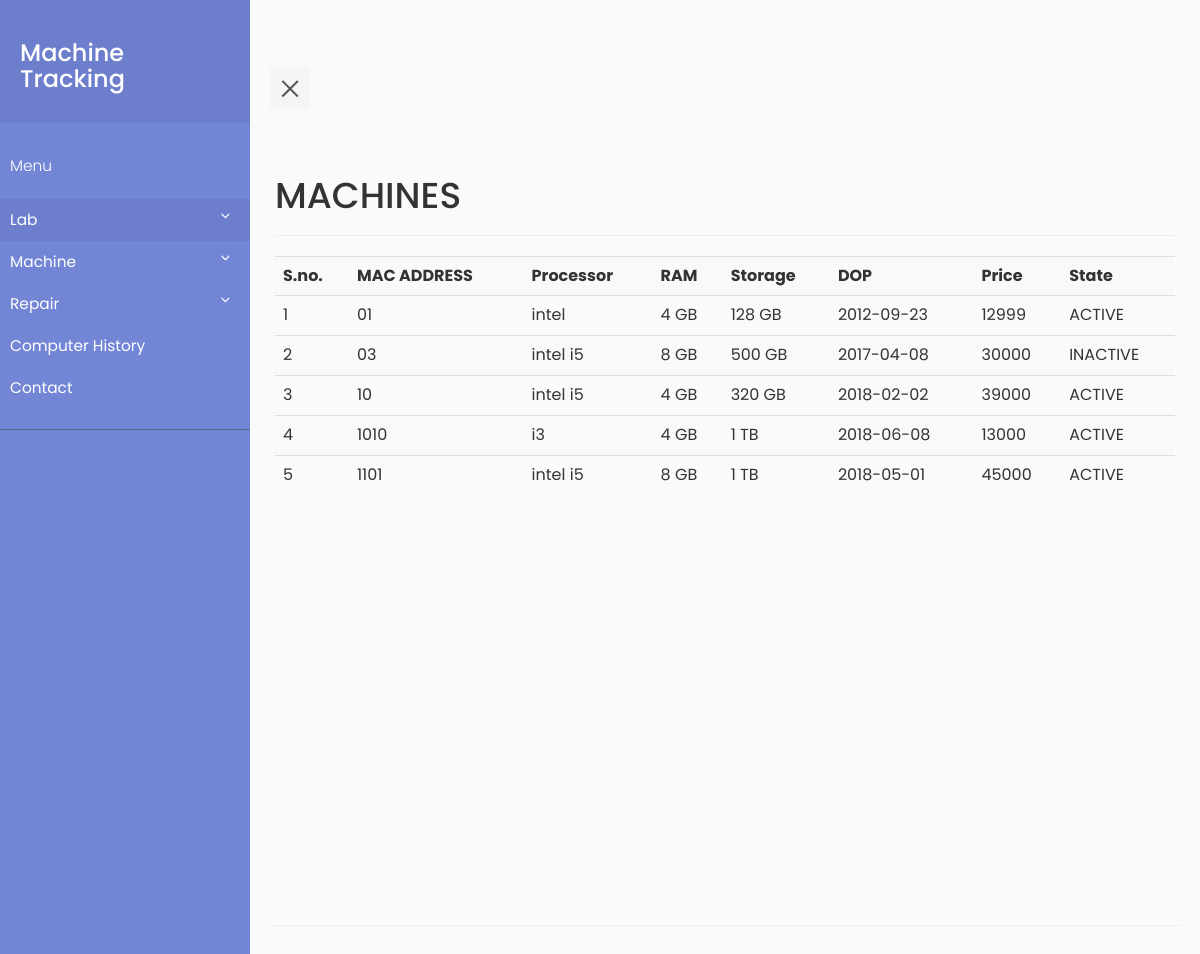
Page /viewmc.php (signed in) on the earlier database version.
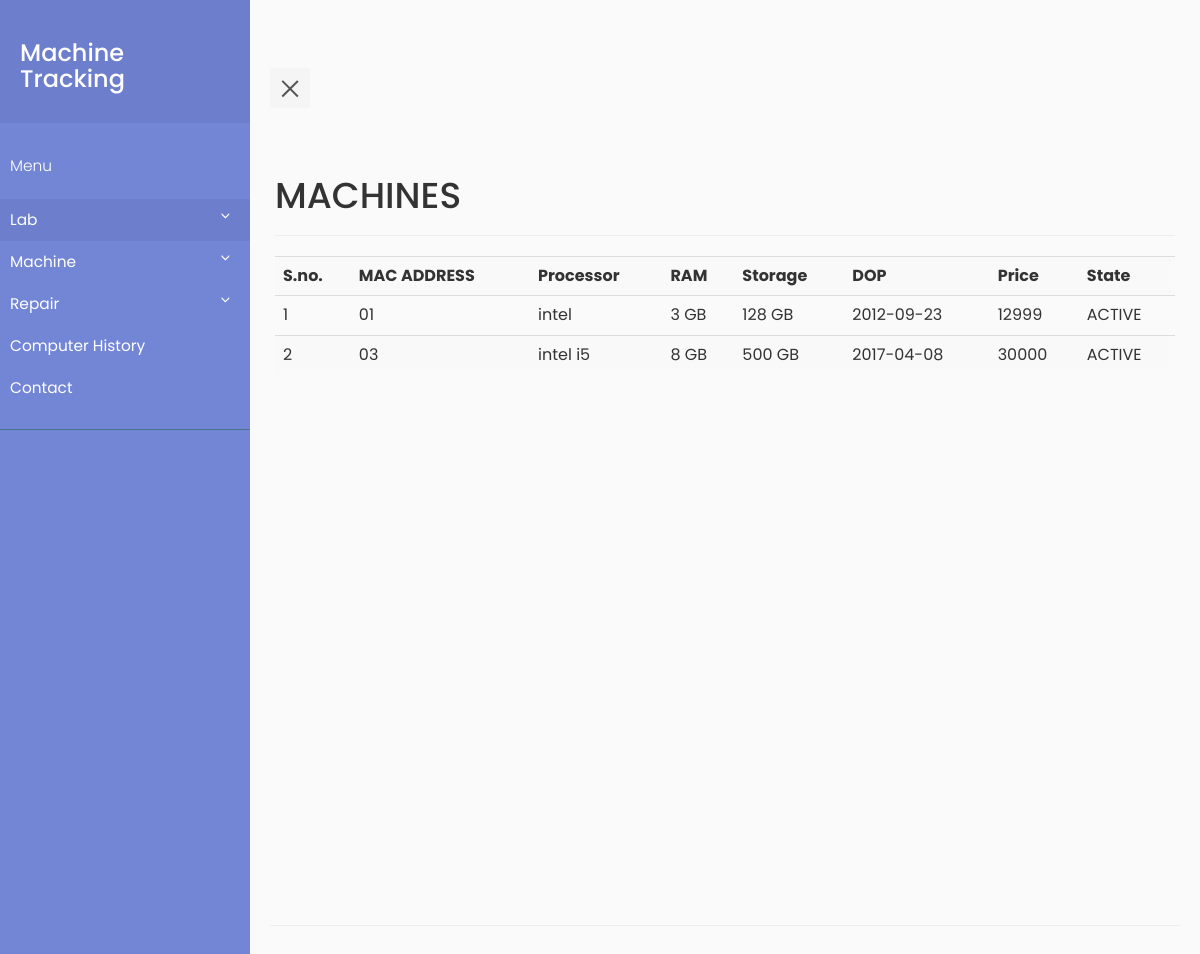
Same page on the later database version.
### tables this page shows
CREATE TABLE `machine` (
  `machine_id` int(11) NOT NULL,
  `MAC_ADDR` varchar(30) DEFAULT NULL,
  `processor` varchar(30) DEFAULT NULL,
  `ram` varchar(20) DEFAULT NULL,
  `memory` varchar(20) DEFAULT NULL,
  `DOP` date DEFAULT NULL,
  `price` int(11) DEFAULT NULL,
  `state` varchar(10) DEFAULT NULL
);

### viewmc.php (the view, shortened to what this page needs)
<?php
    require_once "pdo.php";
?>
<html>
<head>
    <link rel="stylesheet" type="text/css" href="https://maxcdn.bootstrapcdn.com/bootstrap/3.3.7/css/bootstrap.min.css" >
    <link rel="stylesheet" type="text/css" href="style5.css">
</head>
<body>
            <div class="wrapper">
     <?php include "navbar.php" ;?>
         <div class="container-fluid row" id="content">
    <div class="page-header">
    <h1>MACHINES</h1>
    </div>
    <?php
        $stmtcnt = $pdo->query("SELECT COUNT(*) FROM machine ");
        $row = $stmtcnt->fetch(PDO::FETCH_ASSOC);
        if($row['COUNT(*)']!=='0')
        {
            $i=1;
            $stmtread = $pdo->query("SELECT * FROM machine ORDER BY MAC_ADDR");
            echo ("<table class=\"table table-striped\">
                <tr> <th>S.no.</th><th>MAC ADDRESS</th><th>Processor</th><th>RAM</th><th>Storage</th><th>DOP</th><th>Price</th> <th>State</th> </tr>");
            while ( $row = $stmtread->fetch(PDO::FETCH_ASSOC) )
            {
                echo ("<tr>");
                echo ("<td>");
                echo($i);
                echo("</td>");
                echo ("<td>");
                echo(htmlentities($row['MAC_ADDR']));
                echo ("</td>");
                echo ("<td>");
                echo(htmlentities($row['processor']));
                echo ("</td>");
                echo ("<td>");
                echo(htmlentities($row['ram']));
                echo ("</td>");
                echo ("<td>");
                echo(htmlentities($row['memory']));
                echo ("</td>");
                echo ("<td>");
                echo(htmlentities($row['DOP']));
                echo ("</td>");
                echo ("<td>");
                echo(htmlentities($row['price']));
                echo ("</td>");
                echo ("<td>");
                echo(htmlentities($row['state']));
                echo ("</td>");
                $i++;
            }
            echo('</table>');
        }
    ?>
    </div>
</body>
</html>

### navbar.php (shortened to what this page needs)
        <nav id="sidebar">
            <div class="sidebar-header">
                <h3>Machine Tracking</h3>
            </div>
            <ul class="list-unstyled components">
                <p>Menu</p>
                <li class="active">
                    <a href="#homeSubmenu" data-toggle="collapse" aria-expanded="false">Lab</a>
                </li>
                <li class="">
                    <a href="#machinemenu" data-toggle="collapse" aria-expanded="false">Machine</a>
                </li>
                <li class="">
                    <a href="#repairmenu" data-toggle="collapse" aria-expanded="false">Repair</a>
                </li>
                <li>
                    <a href="viewmchistory.php">Computer History</a>
                </li>
                <li>
                    <a href="#">Contact</a>
                </li>
            </ul>
        </nav>
<div class="container" id="content">
<div class="page-header">
<button type="button" id="sidebarCollapse" class="navbar-btn">
    <span></span>
</button>

### style5.css (style rules this page uses)
body { font-family: 'Poppins', sans-serif; background: #fafafa; }
p { font-family: 'Poppins', sans-serif; font-size: 1.1em; font-weight: 300; line-height: 1.7em; color: #999; }
a, a:hover, a:focus { color: inherit; text-decoration: none; transition: all 0.3s; }
.navbar-btn { box-shadow: none; outline: none !important; border: none; }
.wrapper { display: flex; align-items: stretch; perspective: 1500px; }
#sidebar { min-width: 250px; max-width: 250px; background: #7386D5; color: #fff; transition: all 0.6s cubic-bezier(0.945, 0.020, 0.270, 0.665); transform-origin: bottom left; }
#sidebar .sidebar-header { padding: 20px; background: #6d7fcc; }
#sidebar ul.components { padding: 20px 0; border-bottom: 1px solid #47748b; }
#sidebar ul p { color: #fff; padding: 10px; }
#sidebar ul li a { padding: 10px; font-size: 1.1em; display: block; }
#sidebar ul li.active > a, a[aria-expanded="true"] { color: #fff; background: #6d7fcc; }
a[data-toggle="collapse"] { position: relative; }
a[aria-expanded="false"]::before, a[aria-expanded="true"]::before { content: '\e259'; display: block; position: absolute; right: 20px; font-family: 'Glyphicons Halflings'; font-size: 0.6em; }
#content { padding: 20px; min-height: 100vh; transition: all 0.3s; }
#sidebarCollapse { width: 40px; height: 40px; background: #f5f5f5; }
#sidebarCollapse span { width: 80%; height: 2px; margin: 0 auto; display: block; background: #555; transition: all 0.8s cubic-bezier(0.810, -0.330, 0.345, 1.375); transition-delay: 0.2s; }
#sidebarCollapse span:last-of-type { transform: rotate(-45deg) translate(1px, -1px); }
a:link { text-decoration: none; color:white; }

Differences in the rows shown:
removed machine: MAC_ADDR "10", processor "intel i5", ram "4 GB", memory "320 GB", DOP "2018-02-02", price "39000", state "ACTIVE"
removed machine: MAC_ADDR "1010", processor "i3", ram "4 GB", memory "1 TB", DOP "2018-06-08", price "13000", state "ACTIVE"
removed machine: MAC_ADDR "1101", processor "intel i5", ram "8 GB", memory "1 TB", DOP "2018-05-01", price "45000", state "ACTIVE"
changed machine "intel": ram "4 GB" → "3 GB"
changed machine "intel i5": state "INACTIVE" → "ACTIVE"
